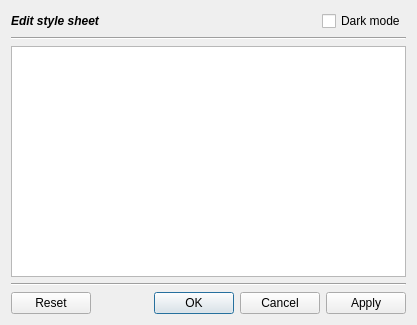
<?xml version="1.0" encoding="UTF-8"?>
<ui version="4.0">
 <class>GUI_CssEditor</class>
 <widget class="QDialog" name="GUI_CssEditor">
  <property name="geometry">
   <rect>
    <x>0</x>
    <y>0</y>
    <width>417</width>
    <height>325</height>
   </rect>
  </property>
  <property name="windowTitle">
   <string>Edit style sheet</string>
  </property>
  <layout class="QGridLayout" name="gridLayout">
   <item row="2" column="0">
    <widget class="Line" name="line">
     <property name="orientation">
      <enum>Qt::Horizontal</enum>
     </property>
    </widget>
   </item>
   <item row="3" column="0">
    <widget class="QPlainTextEdit" name="te_css">
     <property name="font">
      <font>
       <family>DejaVu Sans Mono</family>
      </font>
     </property>
    </widget>
   </item>
   <item row="1" column="0">
    <layout class="QHBoxLayout" name="horizontalLayout_2">
     <item>
      <widget class="QLabel" name="lab_header">
       <property name="font">
        <font>
         <weight>75</weight>
         <italic>true</italic>
         <bold>true</bold>
        </font>
       </property>
       <property name="text">
        <string>Edit style sheet</string>
       </property>
      </widget>
     </item>
     <item>
      <spacer name="horizontalSpacer_2">
       <property name="orientation">
        <enum>Qt::Horizontal</enum>
       </property>
       <property name="sizeHint" stdset="0">
        <size>
         <width>40</width>
         <height>20</height>
        </size>
       </property>
      </spacer>
     </item>
     <item>
      <widget class="QCheckBox" name="cb_darkMode">
       <property name="text">
        <string>Dark mode</string>
       </property>
      </widget>
     </item>
    </layout>
   </item>
   <item row="4" column="0">
    <widget class="Line" name="line_2">
     <property name="orientation">
      <enum>Qt::Horizontal</enum>
     </property>
    </widget>
   </item>
   <item row="5" column="0">
    <widget class="QDialogButtonBox" name="buttonBox">
     <property name="standardButtons">
      <set>QDialogButtonBox::Apply|QDialogButtonBox::Cancel|QDialogButtonBox::Ok|QDialogButtonBox::Reset</set>
     </property>
    </widget>
   </item>
  </layout>
 </widget>
 <resources/>
 <connections/>
</ui>
